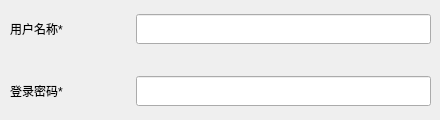
      <widget class="QWidget" name="page_8">
       <widget class="QWidget" name="layoutWidget_5">
        <property name="geometry">
         <rect>
          <x>10</x>
          <y>10</y>
          <width>421</width>
          <height>101</height>
         </rect>
        </property>
        <layout class="QVBoxLayout" name="verticalLayout_8">
         <property name="spacing">
          <number>28</number>
         </property>
         <item>
          <layout class="QHBoxLayout" name="horizontalLayout_25" stretch="1,3">
           <item>
            <widget class="QLabel" name="label_23">
             <property name="text">
              <string>用户名称*</string>
             </property>
            </widget>
           </item>
           <item>
            <widget class="QLineEdit" name="lineEdit_userName_8">
             <property name="sizePolicy">
              <sizepolicy hsizetype="Expanding" vsizetype="Expanding">
               <horstretch>0</horstretch>
               <verstretch>0</verstretch>
              </sizepolicy>
             </property>
             <property name="minimumSize">
              <size>
               <width>0</width>
               <height>30</height>
              </size>
             </property>
             <property name="maximumSize">
              <size>
               <width>16777215</width>
               <height>30</height>
              </size>
             </property>
            </widget>
           </item>
          </layout>
         </item>
         <item>
          <layout class="QHBoxLayout" name="horizontalLayout_31" stretch="1,3">
           <item>
            <widget class="QLabel" name="label_pwdTwo_7">
             <property name="text">
              <string>登录密码*</string>
             </property>
            </widget>
           </item>
           <item>
            <widget class="QLineEdit" name="lineEdit_loginPwd_8">
             <property name="sizePolicy">
              <sizepolicy hsizetype="Expanding" vsizetype="Expanding">
               <horstretch>0</horstretch>
               <verstretch>0</verstretch>
              </sizepolicy>
             </property>
             <property name="minimumSize">
              <size>
               <width>0</width>
               <height>30</height>
              </size>
             </property>
             <property name="maximumSize">
              <size>
               <width>16777215</width>
               <height>30</height>
              </size>
             </property>
            </widget>
           </item>
          </layout>
         </item>
        </layout>
       </widget>
      </widget>
